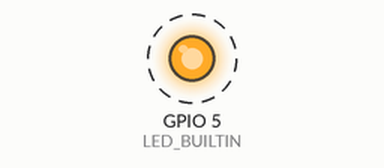
Bench run of a sketch on a simulated ESP32. On the bench: output pins drawn as LEDs (lit = HIGH). Dashed ring = blinking.

Above: at 0.5 s.
Timing chart, 0 to 4.6 s (numbered marks = the images above):
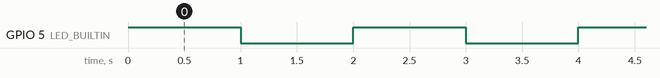

The sketch:

Blink_ESP32.ino
```cpp
#define LED_BUILTIN 5

void setup() {
// Inicializar el pin digital LED_BUILTIN como una salida.
pinMode(LED_BUILTIN, OUTPUT);
}

// La función loop se ejecuta una y otra vez para siempre.
void loop() {
digitalWrite(LED_BUILTIN, HIGH); // Encender el LED (HIGH es el nivel de voltaje)
delay(1000); // Esperar un segundo
digitalWrite(LED_BUILTIN, LOW); // Apagar el LED haciendo el voltaje LOW
delay(1000); // Esperar un segundo
}
```

Measured:
- by itself, GPIO 5 (LED_BUILTIN): alternates HIGH for 1.0 s and LOW for 1.0 s
